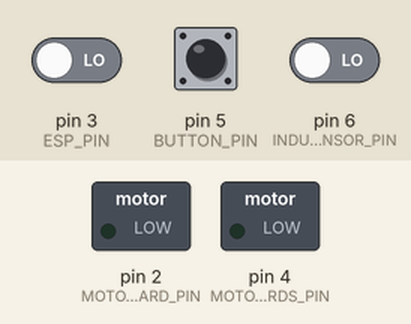
This sketch was run on a simulated Arduino Uno, built with avr-gcc and run on an emulated ATmega328P. On the bench: switched loads named in the sketch (green lamp = pin HIGH). The test bench sets the inputs (shaded band); at power-on: pin 3 (ESP_PIN) LOW, pin 5 (BUTTON_PIN) LOW, pin 6 (INDUCTION_SENSOR_PIN) LOW.

Above: at 1.2 s.
1.3 s: pin 3 (ESP_PIN) driven HIGH
At 1.8 s:
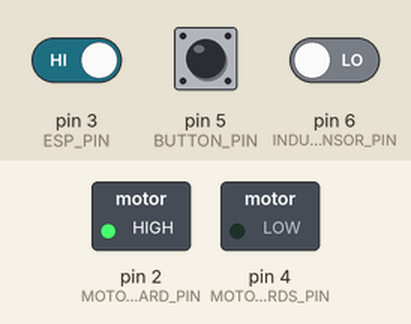
Timing chart, 0 to 4.3 s (numbered marks = the images above; inputs shaded):
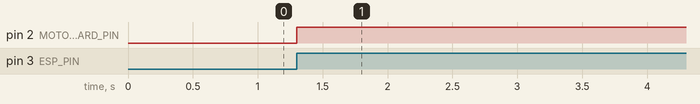

The sketch:

engine_control_vending_machine.ino
```cpp
// definitions
#define ESP_PIN 3
#define MOTOR_FORWARD_PIN 2
#define MOTOR_BACKWARDS_PIN 4
#define BUTTON_PIN 5
#define INDUCTION_SENSOR_PIN 6
#define SLEEP_TIME 100
#define LOWEST_VALUE 2.7
#define HIGHEST_VALUE 4.7

short current_direction = 0;
int start = 0;
double keep_rotating = 0.0;
int time_keep_rotating;

void setup()
{
    // set MOTOR_FORWARD_PIN and MOTOR_BACKWARDS_PIN to output
    pinMode(MOTOR_FORWARD_PIN, OUTPUT);
    pinMode(MOTOR_BACKWARDS_PIN, OUTPUT);

    // set BUTTON_PIN to input
    pinMode(BUTTON_PIN, INPUT);

    // reset the MOTOR_PINS
    digitalWrite(MOTOR_FORWARD_PIN, 0);
    digitalWrite(MOTOR_BACKWARDS_PIN, 0);
}


void loop()
{
    // check ESP_32 input and turn forward
    // turn until inductive sensor sends an active value
    // (plus additional time from potentiometer)
    if(digitalRead(ESP_PIN) == 1){
        // rotate motor
        digitalWrite(MOTOR_FORWARD_PIN, 1);
        for(int i = 0; i < 4; i++){
            while(!digitalRead(INDUCTION_SENSOR_PIN)){
                // get voltage value of induction sensor
                keep_rotating = digitalRead(INDUCTION_SENSOR_PIN);

                // mapping input from INDUCTION_SENSOR_PIN
                map(keep_rotating, LOWEST_VALUE, HIGHEST_VALUE, 0, 1023);

            }
        }
        // keep rotating until the time is depleted
        time_keep_rotating = 1023 - keep_rotating;
        while(time_keep_rotating > 0){
            time_keep_rotating -= SLEEP_TIME;
            delay(1000);
        }
        digitalWrite(MOTOR_FORWARD_PIN,0);

    }
    // check if button is pressed (connected to SENSOR_PIN)
    if (digitalRead(BUTTON_PIN) == 1){
        if (start==0){
            // set start to current runtime (milliseconds)
            start = millis();
        }
            // rotate the engine at the chosen PIN
        else if (millis()-start>1000){
            digitalWrite(current_direction, 1);
        }
    } else {
        // check if the difference between start and the current runtime is lower than 1 second
        if (millis()-start<=1000 && start != 0){
            // change the rotation direction to the opposite
            if (current_direction == 0){
                current_direction = 1;
            } else {
                current_direction = 0;
            }
        }
        // reset start value and MOTOR_PINS
        start = 0;
        digitalWrite(MOTOR_FORWARD_PIN, 0);
        digitalWrite(MOTOR_BACKWARDS_PIN, 0);
    }
}
```

Measured:
- after the input at 1.3 s, pin 2 (MOTOR_FORWARD_PIN): LOW → HIGH at once
